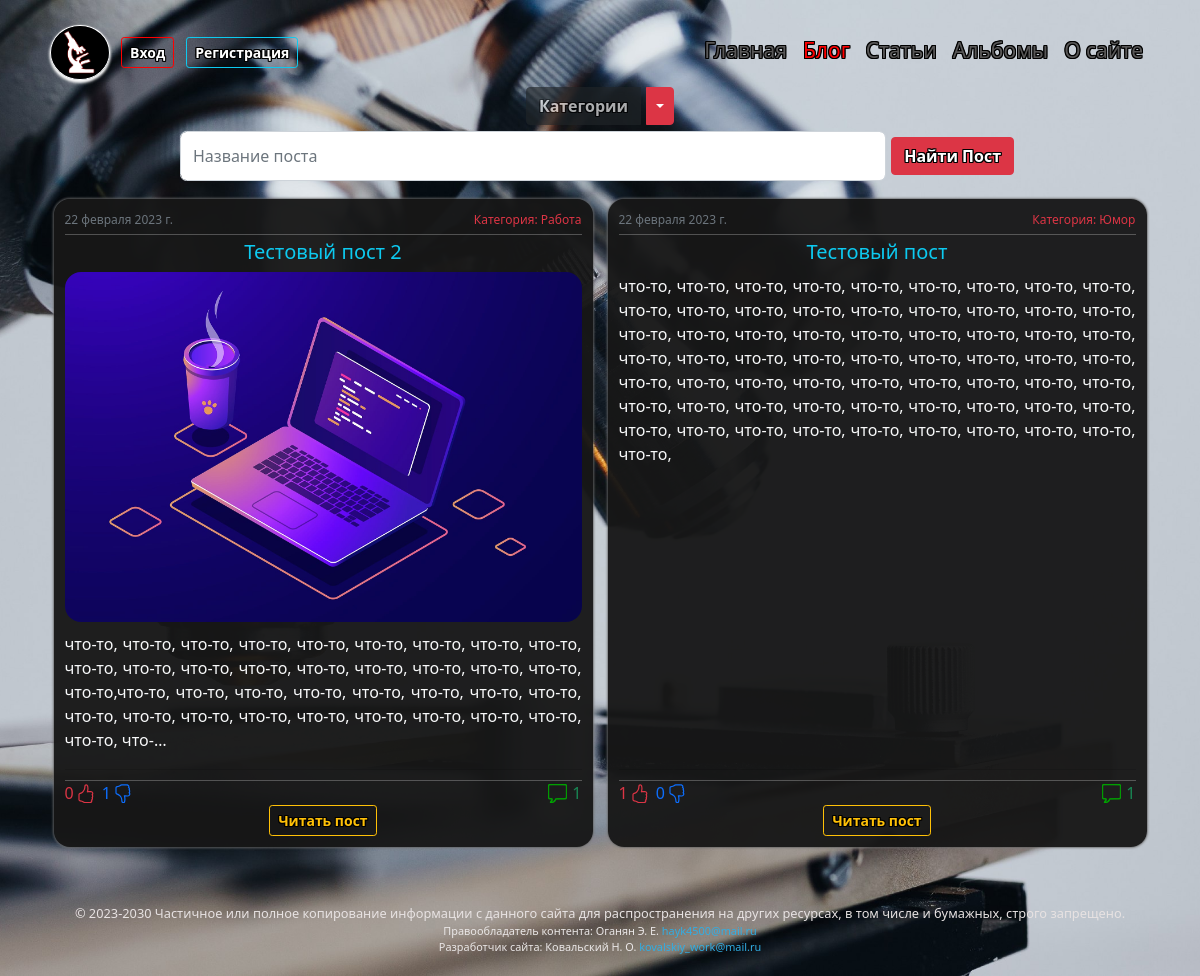
Screenshot of /blog/ with the database file from the repository.
### blog/models.py (models this page shows, shortened)
class Post(models.Model):
    title = models.CharField(verbose_name='_____Пост_____', max_length=40, unique=True)
    slug = models.SlugField(max_length=40, unique=True, db_index=True, verbose_name='URL')
    photo = models.ImageField(verbose_name='Фото', upload_to=post_directory_path, blank=True)
    text = models.TextField(verbose_name='Текст')
    time_create = models.DateTimeField(verbose_name='Время создания', auto_now_add=True)
    is_published = models.BooleanField(verbose_name='Публикация', default=True)
    cat = models.ForeignKey('Categories_Post', verbose_name='Категория', on_delete=models.PROTECT, null=False)
    thumbsup = models.IntegerField(verbose_name='Нравится', default='0')
    thumbsdown = models.IntegerField(verbose_name='Не нравится', default='0')
    thumbs = models.ManyToManyField(CustomUser, verbose_name='Голосовали', related_name='thumbs', default=None, blank=True)
    def text_100(self):
        if len(self.text) > 99:
            return u"%s..." % (self.text[:100],)
        else:
            return self.text
    text_100.short_description = 'Текст поста'
    def get_absolute_url(self):
        return reverse('post', kwargs={'post_slug': self.slug})
    class Meta:
        verbose_name = "Пост"
        verbose_name_plural = "Посты"
        ordering = ['-time_create']

class Categories_Post(models.Model):
    name = models.CharField(verbose_name='Категория', max_length=40, db_index=True, unique=True)
    slug = models.SlugField(max_length=80, unique=True, db_index=True, verbose_name='URL')
    def __str__(self):
        return self.name
    def get_absolute_url(self):
        return reverse('category', kwargs={'cat_slug': self.slug})
    class Meta:
        verbose_name = "Категорию"
        verbose_name_plural = "Категории"

### blog/views.py (the view)
# urls.py: path('', PostList.as_view(), name='blog'),
class PostList(PostMixin, ListView):
    model = Post
    template_name = 'blog/blog.html'
    context_object_name = 'posts'
    def get_context_data(self, *, object_list=None, **kwargs):
        context = super().get_context_data(**kwargs)
        context['title'] = 'Блог'
        return context
    def get_queryset(self):
        return Post.objects.annotate(number_of_comments=Count('comments_post', filter=Q(comments_post__status=True)))\
            .filter(is_published=True)\
            .order_by('-time_create').select_related('cat')

### blog/context_processors.py (called while the page is built)
def menu_context_processor(request):
    return {'menu': menu, 'home': home}

### blog/templatetags/blog_tags.py (called while the page is built)
@register.inclusion_tag('blog/list_categories.html', name='showcats')
def show_categories_and_post(cat_selected=0):
    cats = cache.get('cats')
    if not cats:
        cats = Categories_Post.objects.annotate(Count('post')).filter(post__is_published=True)
        cache.set('cats', cats, 60)
    return {'cats': cats, 'cat_selected': cat_selected}

### blog/templates/blog/blog.html (shortened to what this page needs)
{% extends 'blog/include/base.html' %}
{% block content %}
{% include 'blog/include/base_blog.html' %}
{% endblock %}

### blog/templates/blog/include/base_blog.html (shortened to what this page needs)
{% load blog_tags %}
{% load static %}
{% if request.resolver_match.view_name == 'search_posts' %}
{% showcats cat_selected=-1 %}
{% else %}
{% showcats cat_selected=cat_selected %}
{% endif %}
<form action="{% url 'search_posts' %}" class="form" method="get" style="width:auto; margin-left:15%; margin-right:15%;">{% csrf_token %}
    <div class="input-group" >
        <input id="search" name="q" type="search" class="form-control"  required="" placeholder="Название поста" style="border-radius:0.4em;">
        <span class="input-group-btn">
            <button type="submit" class="btn btn-danger">Найти Пост</button>
        </span>
    </div>
</form>
<div class="profile-2">
    <div class="row row-cols-1 row-cols-md-2 row-cols-lg-2  g-1">
        {% for post in posts %}
        <div class="col">
            <div class="profile-cust card h-100">
                <div class="card-body">
                    <span class="right" style="float:right;">
                        <p class="text-danger time">Категория: {{post.cat}}</p>
                    </span>
                    <span class="left" style="float:left;">
                        <p class="text-muted time">{{post.time_create|date}}</p>
                    </span>
                    <br>
                    <hr class="text-white" style="margin-top:0%; margin-bottom:1%">
                    <h2 class="text-info fs-5 text-center">{{post.title|truncatechars:51}}</h2>
                    {% if post.photo %}
                    <div class="text-center">
                        <img class="image-posts" src="{{post.photo.url}}">
                    </div>
                    <p class="text-light fs-9 text-blog ">{{post.text|linebreaksbr|truncatechars:300}}</p>
                    {% else %}
                    <p class="text-light fs-9 text-blog ">{{post.text|linebreaksbr|truncatechars:1190}}</p>
                    {% endif %}
                </div>
                <div class="card-footer ">
                    <hr class="text-white" style="margin-top:2%; margin-bottom:0%">
                    <span class="right" style="float:right;">
                        <ul class="lines">
                            <li class="lines">
                                <image class="btn-like" src="{% static 'blog/images/comment.png' %}" style="margin-top:0.2em; margin-right:5px;" width="19em" height="19em"></image>
                            <li class="lines">
                                <h7 class="text-success" style="margin-bottom:0px;">{{post.number_of_comments|default:"нет"}}</h7>
                        </ul>
                    </span>
                    <span class="left" style="float:left;">
                        <ul class="lines">
                            <li class="lines">
                                <h7 class="text-danger" style="margin-bottom:0px;  margin-right:2px; color:red;">{{post.thumbsup}}</h7>
                            <li class="lines">
                            <li class="lines">
                                <h7 class="text-primary" style="margin-bottom:0px;  margin-right:2px;">{{post.thumbsdown}}</h7>
                            <li class="lines">
                        </ul>
                    </span>
                    <br>
                    <div class="text-center">
                        <a href="{{post.get_absolute_url}}">
                            <button type="button" class="btn btn-outline-warning btn-sm btn-profile">Читать пост</button>
                        </a>
                    </div>
                </div>
            </div>
        </div>
        {% endfor %}
    </div>
</div>

### blog/static/blog/css/styles.css (style rules this page uses)
html { position: relative; min-height: 90%; }
body { background-repeat: no-repeat; background-position: center center; background-attachment: fixed; -webkit-background-size: cover; -moz-background-size: cover; -o-background-size: cover; background-size: cover; margin-bottom: 6%; background-color:rgba(23, 23, 23, 0.961); }
.btn { margin: 6px; font-weight: 648; text-shadow: 1px 0 rgb(0, 0, 0), -1px 0 rgb(0, 0, 0), 0 1px rgb(0, 0, 0), 0 -1px rgb(0, 0, 0), 1px 1px rgb(0, 0, 0), -1px -1px rgb(0, 0, 0), 1px -1px rgb(0, 0, 0), -1px 1px rgb(0, 0, 0); }
input, select { padding-left: 1.5%; border:0.9px solid white; border-radius: 27em; background-color: #ffffffbf; width: 65px; font-size: 15px; }
div.profile-2 { margin-left: 4%; margin-right: 4%; margin-top: 0%; margin-bottom: 2%; padding-bottom: 0.1%; padding-top: 0.1%; border-radius: 1em; }
.profile-cust { margin-left: 1%; margin-right: 1%; margin-top: 3%; padding: 2%; border-radius: 1em; background-color:rgba(23, 23, 23, 0.961); box-shadow: 0 0px 3px black, 0 0px 3px white; }
.time { margin-top: 1%; margin-bottom: 1%; font-size: 12px; }
.text-blog { margin-top: 2%; text-align:justify; margin-bottom: 0%; }
div.card-body { padding:0px; }
.card-footer { padding: 0px; background: none; }
.image-posts { border-radius: 1em; height: 350px; width: 100%; object-fit: cover; }
.btn-profile { margin: 0px; }
div .card { border: none; }
ul.lines { margin:0px; padding:0px; }
.lines { display: flex; }

### rows the page displays
Post: cat "Работа", time_create "22 февраля 2023 г.", title "Тестовый пост 2", photo (picture), text "что-то, что-то, что-то, что-то, что-то, что-то, что-то, что-то, что-то, что-то, что-то, что-то, что-то, что-то, что-то, что-то, что-то, что-то, что-то,что-то, что-то, что-то, что-то, что-то, что-то, что-то, что-то, что-то, что-то, что-то, что-то, что-то, что-то, что-то, что-то, что-то, что-то, что-…", number_of_comments "1", thumbsup "0", thumbsdown "1"
Post: cat "Юмор", time_create "22 февраля 2023 г.", title "Тестовый пост", text "что-то, что-то, что-то, что-то, что-то, что-то, что-то, что-то, что-то, что-то, что-то, что-то, что-то, что-то, что-то, что-то, что-то, что-то, что-то, что-то, что-то, что-то, что-то, что-то, что-то, что-то, что-то, что-то, что-то, что-то, что-то, что-то, что-то, что-то, что-то, что-то, что-то, что-то, что-то, что-то, что-то, что-то, что-то, что-то, что-то, что-то, что-то, что-то, что-то, что-то, что-то, что-то, что-то, что-то, что-то, что-то, что-то, что-то, что-то, что-то, что-то, что-то, что-то, что-то,", number_of_comments "1", thumbsup "1", thumbsdown "0"

### other values shown
{{ home.title }} "Главная"
{{ m.title }} "Блог" "Статьи" "Альбомы" "О сайте"
